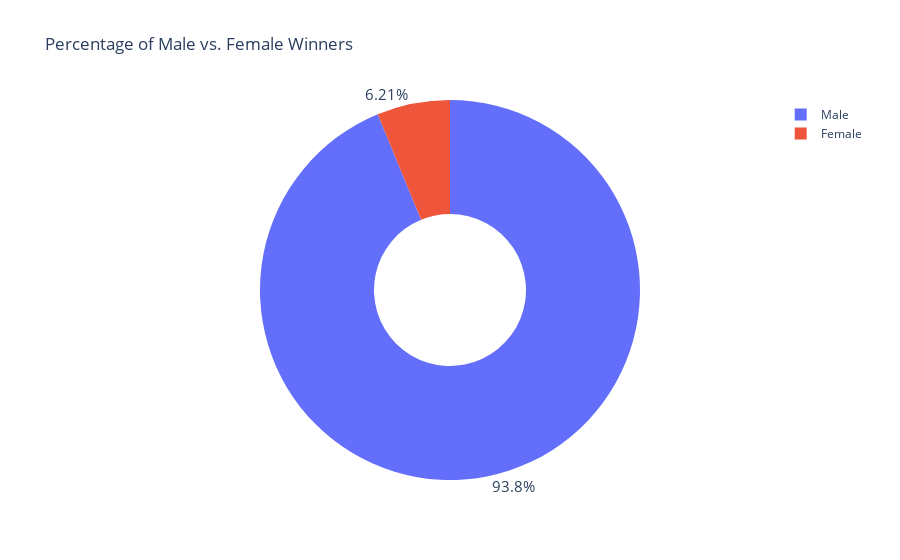

The cell this chart's notebook holds for it:
### Markdown cell above
**Challenge**: Create a [donut chart using plotly](https://plotly.com/python/pie-charts/) which shows how many prizes went to men compared to how many prizes went to women. What percentage of all the prizes went to women?

### Code cell
biology = df_data.sex.value_counts()
fig = px.pie(labels=biology.index, 
                values=biology.values,
                title="Percentage of Male vs. Female Winners",
                names=biology.index,
                hole=0.4,)
    
fig.update_traces(textposition='outside', textfont_size=15, textinfo='percent')
    
fig.show()

### Figure 1 — Plotly figure (JSON) as saved in the notebook; plotly's stock layout.template omitted (floating-point values rounded to 4 significant figures)
{"data": [{"domain": {"x": [0, 1], "y": [0, 1]}, "hole": 0.4, "hovertemplate": "label=%{label}<br>value=%{value}<extra></extra>", "labels": ["Male", "Female"], "legendgroup": "", "name": "", "showlegend": true, "textfont": {"size": 15}, "textinfo": "percent", "textposition": "outside", "type": "pie", "values": [876, 58]}], "layout": {"legend": {"tracegroupgap": 0}, "title": {"text": "Percentage of Male vs. Female Winners"}}}
